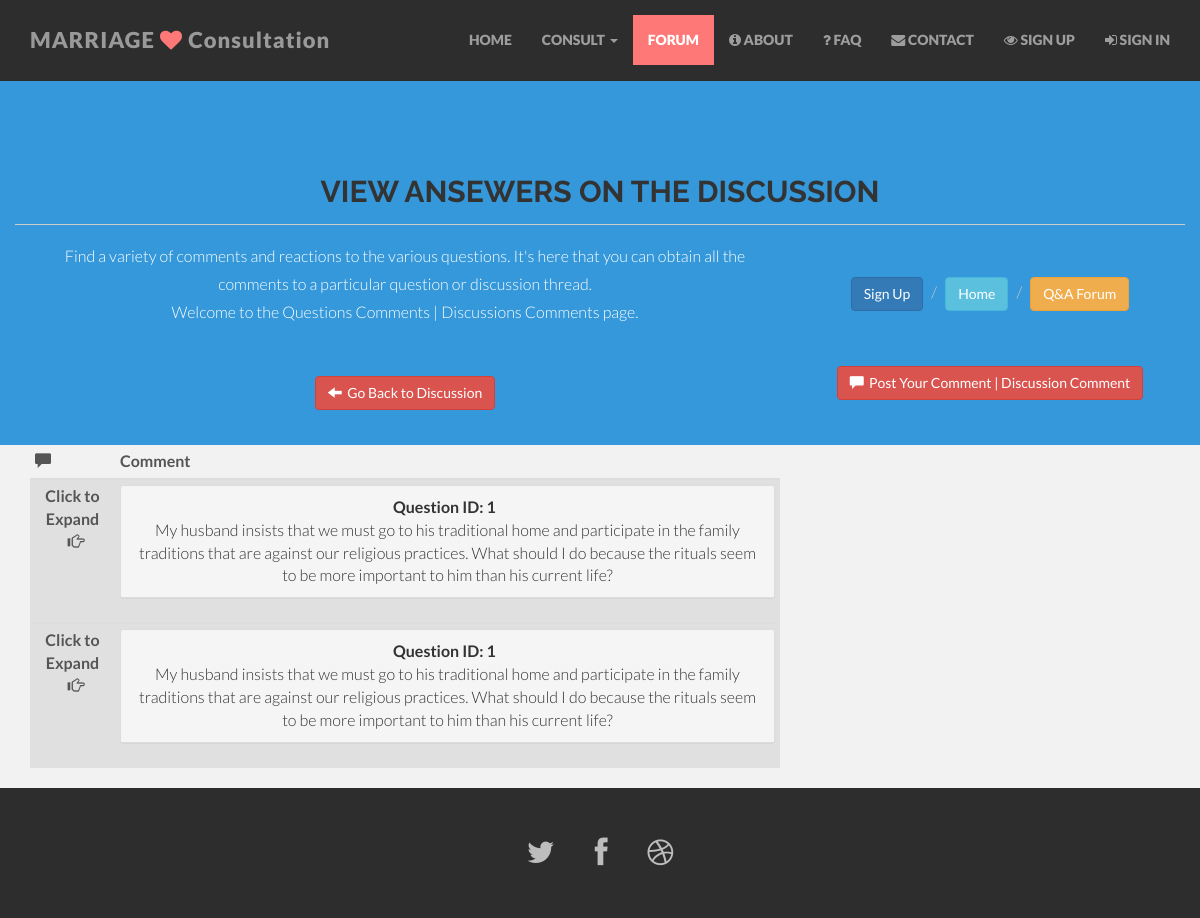
Screenshot of /qcomments.php?qid=1 with the database file from the repository.
### tables this page shows
CREATE TABLE `tbqstcomments` (
  `qstcommentid` int(11) NOT NULL,
  `questionid` int(11) NOT NULL,
  `userid` int(11) NOT NULL,
  `posted` datetime NOT NULL,
  `comment` text
);

CREATE TABLE `tbquestions` (
  `questionid` int(11) NOT NULL,
  `userid` int(11) NOT NULL,
  `topicid` int(11) NOT NULL,
  `question` text NOT NULL,
  `posted` datetime NOT NULL,
  `consultationlevel` int(11) NOT NULL DEFAULT '2'
);

### qcomments.php (the view, shortened to what this page needs)
<?php
require "cn/dbconn.inc.php";
 ?>
<!DOCTYPE html>
<html lang="en">
  <head>
    <link href="css/bootstrap.css" rel="stylesheet">
    <link href="css/font-awesome.min.css" rel="stylesheet">
    <link href="css/main.css" rel="stylesheet">
  </head>
  <body id="forum">
    <?php  include "cn/header.php"; ?>
    <div id="blue">
    <div class="container">
      <div class="row centered">
        <h2><b>VIEW ANSEWERS ON THE DISCUSSION</b></h2>
        <hr>
        <div class="col-lg-8">
          <p>
            Find a variety of comments and reactions to the various questions. It's here that you can obtain all the comments to a particular question or discussion thread.<br> Welcome to the Questions Comments | Discussions Comments page.
          </p>
          <a href="forum.php" class="btn btn-danger"><span class="glyphicon glyphicon-arrow-left"></span>&nbsp;&nbsp;Go Back to Discussion</a>
        </div>
        <div class="col-lg-4 centered">
          <ul class="breadcrumb" id="blue">
            <li><a href="signup.php" class="btn btn-primary">Sign Up</a></li>
            <li><a href="index.php" class="btn btn-info">Home</a></li>
            <li><a href="forum.php" class="btn btn-warning">Q&amp;A Forum</a></li>
          </ul>
          <a href="postc.php" class="btn btn-danger"><span class="glyphicon glyphicon-comment"></span>&nbsp;&nbsp;Post Your Comment | Discussion Comment</a>
        </div>
      </div>
    </div>
  </div>
    <section class="container">
        <div class="row">
            <div class="col-md-8">
              <table class="table table-striped table-hover table-condensed">
                  <thead>
                      <tr>
                          <th><span class="glyphicon glyphicon-comment"></span></th>
                          <th>Comment</th>
                      </tr>
                  </thead>
                  <tbody>
                    <?php
                      $i=1;
                      $r=$_GET['qid'];
                      $cmsql="SELECT * FROM tbqstcomments JOIN tbquestions USING(questionid) WHERE questionid='$r';";
                      $cmres=mysqli_query($conn, $cmsql);
                      $cmN=mysqli_num_rows($cmres);
                      if($cmN>0){
                        while($cmrow=mysqli_fetch_assoc($cmres)){
                     ?>
                    <tr id="dg">
                      <td><b>Click to Expand</b> <br>&nbsp;&nbsp;<span class="glyphicon glyphicon-hand-right"></span></td>
                      <td>
                          <div class="panel-group">
                            <div class="panel panel-default">
                              <div class="panel-heading">
                                <div class="panel-title">
                                  <a data-toggle="collapse" href="<?php echo '#collapse'.$i;?>"><b>Question ID: <?php echo $_GET['qid']; echo '</b>&nbsp;&nbsp;<br>'. $cmrow['question']; ?></a>
                                </div>
                              </div>
                            </div>
                          </div>
                      </td>
                    </tr>
                    <?php
                        $i++;
                        }
                      }
                      ?>
                  </tbody>
              </table>
            </div>
            <span class="col-md-2"></span>
        </div>
    </section>
    <?php include "cn/footer.php";?>
</body>
</html>

### css/main.css (style rules this page uses)
body { background-color: #f2f2f2; font-family: "Lato"; font-weight: 300; font-size: 16px; color: #555; -webkit-font-smoothing: antialiased; -webkit-overflow-scrolling: touch; margin-top: 70px; }
h1, h2, h3, h4, h5, h6 { font-family: "Raleway"; font-weight: 300; color: #333; }
p { line-height: 28px; margin-bottom: 25px; }
.centered { text-align: center; }
a { color: #f85c37; word-wrap: break-word; -webkit-transition: color 0.1s ease-in, background 0.1s ease-in; -moz-transition: color 0.1s ease-in, background 0.1s ease-in; -ms-transition: color 0.1s ease-in, background 0.1s ease-in; -o-transition: color 0.1s ease-in, background 0.1s ease-in; transition: color 0.1s ease-in, background 0.1s ease-in; }
a:before, a:after { -webkit-transition: color 0.1s ease-in, background 0.1s ease-in; -moz-transition: color 0.1s ease-in, background 0.1s ease-in; -ms-transition: color 0.1s ease-in, background 0.1s ease-in; -o-transition: color 0.1s ease-in, background 0.1s ease-in; transition: color 0.1s ease-in, background 0.1s ease-in; }
hr { display: block; height: 1px; border: 0; border-top: 1px solid #ccc; margin: 1em 0; padding: 0; }
#dg { background: #e0e0e0; padding-top: 70px; padding-bottom: 70px; text-align: center; }
#blue { background: #3498db; padding-top: 35px; padding-bottom: 35px; }
#blue p { color: white; }

### rows the page displays
tbqstcomments: questionid.question "My husband insists that we must go to his traditional home and participate in the family traditions that are against our religious practices. What should I do because the rituals seem to be more important to him than his current life?"
tbqstcomments: questionid.question "My husband insists that we must go to his traditional home and participate in the family traditions that are against our religious practices. What should I do because the rituals seem to be more important to him than his current life?"
